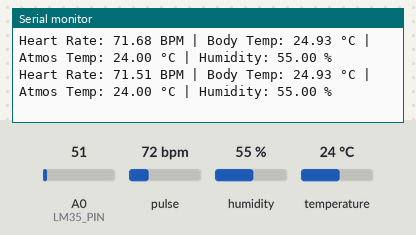
This sketch was run on a simulated Arduino Uno, built with avr-gcc and run on an emulated ATmega328P. Shown: the last lines printed to the serial monitor. The test bench sets the inputs (shaded band); at power-on: A0 (LM35_PIN) = 51, pulse 72 bpm, humidity 55 %, temperature 24 °C.

Above: at 8.7 s.
8.8 s: A0 (LM35_PIN) set to 23
At 9.9 s:
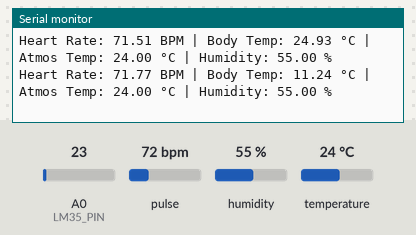
14.8 s: A0 (LM35_PIN) set to 19
At 15.7 s:
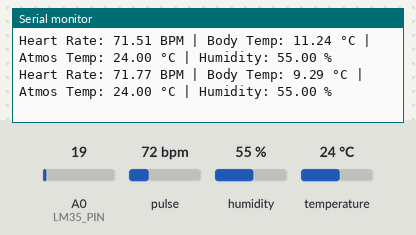
Timing chart, 0 to 17.8 s (numbered marks = the images above; inputs shaded):
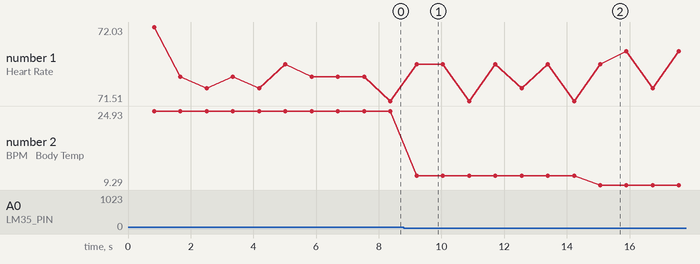

The sketch:

sketch_feb17a.ino
```cpp
#include <Wire.h>
#include "MAX30105.h"
#include "heartRate.h"
#include <DHT.h>

MAX30105 particleSensor;

// -------- Heart Variables --------
long lastBeat = 0;
float beatsPerMinute;
bool fingerPresent = false;

// -------- LM35 --------
#define LM35_PIN A0

// -------- DHT11 --------
#define DHTPIN 2
#define DHTTYPE DHT11
DHT dht(DHTPIN, DHTTYPE);

void setup()
{
  Serial.begin(9600);

  if (!particleSensor.begin(Wire, I2C_SPEED_STANDARD))
  {
    Serial.println("MAX30102 not found");
    while (1);
  }

  dht.begin();   // initialize DHT11

  Serial.println("Place finger on sensor...");

  particleSensor.setup();
  particleSensor.setPulseAmplitudeRed(0x1F);
  particleSensor.setPulseAmplitudeGreen(0);
}

void loop()
{
  long irValue = particleSensor.getIR();

  // -------- LM35 Temperature (Body Temp) --------
  int lm35Value = analogRead(LM35_PIN);
  float voltage = lm35Value * (5.0 / 1023.0);
  float bodyTemp = voltage * 100.0;

  // -------- DHT11 Readings --------
  float humidity = dht.readHumidity();
  float atmTemp = dht.readTemperature();  // Atmospheric temperature

  if (irValue > 20000)
  {
    if (!fingerPresent)
    {
      Serial.println("Finger detected");
      fingerPresent = true;
    }

    // -------- ORIGINAL HEART LOGIC (UNCHANGED) --------
    if (checkForBeat(irValue) == true)
    {
      long delta = millis() - lastBeat;
      lastBeat = millis();

      beatsPerMinute = 60 / (delta / 1000.0);

      if (beatsPerMinute < 255 && beatsPerMinute > 20)
      {
        Serial.print("Heart Rate: ");
        Serial.print(beatsPerMinute);
        Serial.print(" BPM | Body Temp: ");
        Serial.print(bodyTemp);
        Serial.print(" °C | Atmos Temp: ");
        Serial.print(atmTemp);
        Serial.print(" °C | Humidity: ");
        Serial.print(humidity);
        Serial.println(" %");
      }
    }
  }
  else
  {
    if (fingerPresent)
    {
      Serial.println("No finger detected");
      fingerPresent = false;
    }
  }
}
```

Measured:
- after the input at 8.8 s, the serial monitor: prints a new line after 0.41 s (image 1)
- after the input at 14.8 s, the serial monitor: prints a new line after 0.27 s (image 2)
- plotted number 2: 24.93 → 11.24 after the input at 8.8 s, 11.24 → 9.29 after the input at 14.8 s
